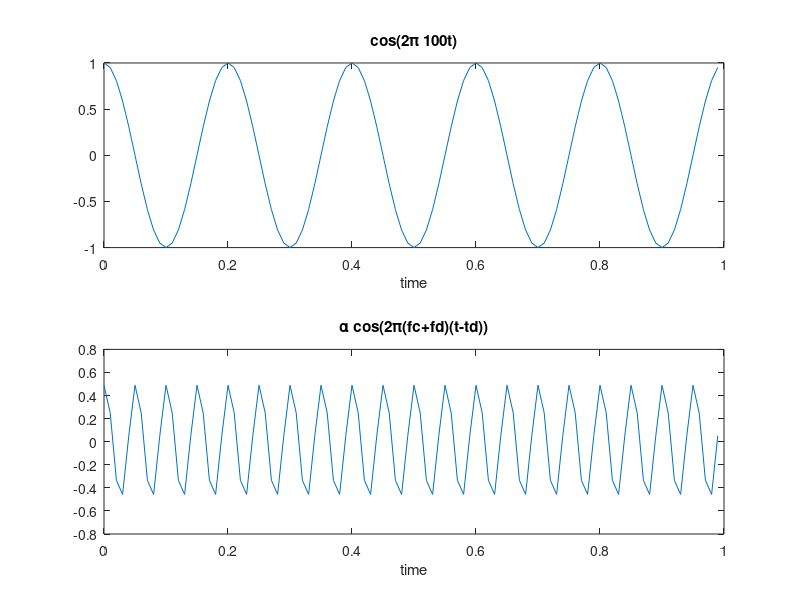
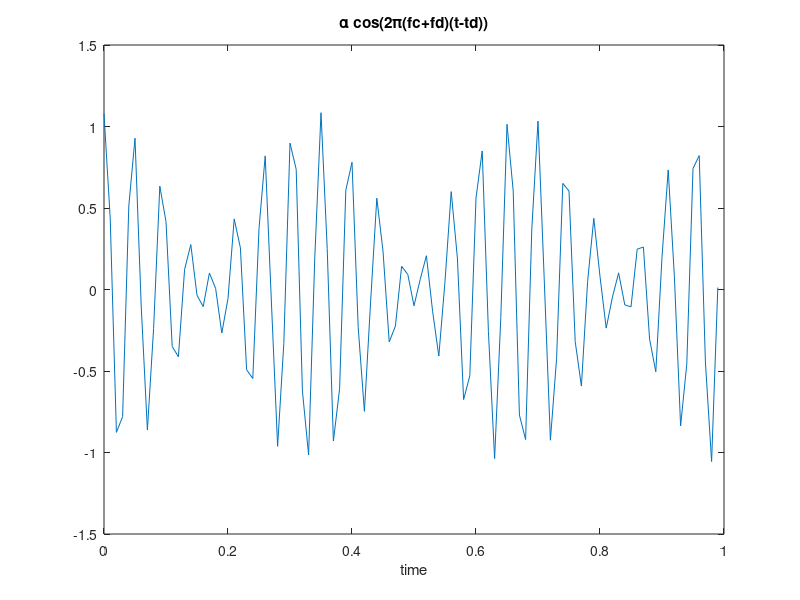

Source code (MATLAB) for these figures, in order:
%% 1.1
fc = 5;
fs = 100;
t_start = 0;
t_end = 1;
ts = 1 / fs;
t = t_start:ts:t_end - ts;
N = length(t);
f = (-fs / 2):(fs / N):(fs / 2 - fs / N);
x1 = cos(2 * pi * fc * t);
figure
subplot(2, 1, 1)
plot(t, x1)
title('cos(2\pi 100t)')
xlabel('time')

%% 1.2
beta = 0.3;
V = 50;
C = 3e8;          
R = 250000;          
alpha = 0.5;     
td = (2 * R) / C;
fd = beta * V;
x2 = alpha * cos(2 * pi * (fc+fd) * (t-td));
subplot(2, 1, 2)
plot(t, x2)
title('\alpha cos(2\pi(fc+fd)(t-td))')
xlabel('time')

%% 1.3
x2_fft = fftshift(fft(x2));
y2 = abs(x2_fft) / max(abs(x2_fft));
y_phase = angle(x2_fft);
[~, maxIndex] = max(y2);
fd = abs(maxIndex - floor(fs/2)-1)-fc;
td = y_phase(maxIndex)/(2*pi*(fd+fc));
estimated_V = fd/beta;
estimated_R = (td*C)/2;
disp(['Estimated V is:',num2str(estimated_V*3.6),' and estimated R is:',num2str(estimated_R/1000)]);

%% 1.4
noise_amp = 0 : 0.2:2;
R_resistance = 0;
V_resistance = 0;
for i = 1: length(noise_amp)

    noisy_signal = x2 + noise_amp(i) * randn(size(x2));
    x2_fft = fftshift(fft(noisy_signal));
    y2 = abs(x2_fft) / max(abs(x2_fft));
    y_phase = angle(x2_fft);
    [~, maxIndex] = max(y2);
    fd = abs(maxIndex - floor(fs/2)-1)-fc;
    td = y_phase(maxIndex)/(2*pi*(fd+fc));
    estimated_V = fd/beta;
    estimated_R = (td*C)/2;
    if(R_resistance == 0 && estimated_R ~= R)
        R_resistance = noise_amp(i);
    end

    if(V_resistance == 0 && estimated_V ~= V)
        V_resistance = noise_amp(i);
    end

end

disp(['Resistance of V is until:',num2str(V_resistance),' and Resistance of R is until:',num2str(R_resistance)]);

%% 1.5

V1 = 50;
R1 = 250000;
alpha1 = 0.5;
td1 = (2 * R1) / C;
fd1 = beta * V1;
x_1 = alpha1 * cos(2 * pi * (fc+fd1) * (t-td1));

V2 = 60;       
R2 = 200000;
alpha2 = 0.6;
td2 = (2 * R2) / C;
fd2 = beta * V2;
x_2 = alpha2 * cos(2 * pi * (fc+fd2) * (t-td2));

recived_sig = x_1+x_2;
figure
plot(t, recived_sig)
title('\alpha cos(2\pi(fc+fd)(t-td))')
xlabel('time')

%% 1.6

sig_fft = fftshift(fft(recived_sig));
sig_fft2 = abs(sig_fft) / max(abs(sig_fft));
[peak,x_peaks]= findpeaks(abs(sig_fft2));
[peak,index]=sort(peak,'descend');
x_peaks = x_peaks(index);
sig_phase = angle(sig_fft);

Vs = zeros(1,2);
Rs = zeros(1,2);
fds = zeros(1,2);
tds = zeros(1,2);

for i = 1:2
    fds(i) = abs(x_peaks(2*i)-fs/2-1)-fc;
    tds(i) = abs((sig_phase(x_peaks(2*i)))/(2*pi*(fds(i)+fc)));
    Vs(i) = fds(i)/beta;
    Rs(i) = ((tds(i))/(2/C));
    disp(['Estimated V is:',num2str(Vs(i)*3.6),' and estimated R is:',num2str(Rs(i)/1000)]);
end



